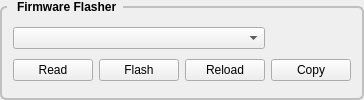
         <widget class="QGroupBox" name="gridGroupBox">
          <property name="styleSheet">
           <string notr="true">QGroupBox {
    font: bold;
    border: 2px solid silver;
    border-radius: 6px;
    margin-top: 6px;
}

QGroupBox::title {
    subcontrol-origin: margin;
    left: 7px;
    padding: 0px 5px 0px 5px;
}</string>
          </property>
          <property name="title">
           <string> Firmware Flasher</string>
          </property>
          <layout class="QGridLayout" name="gridLayout_29">
           <property name="topMargin">
            <number>15</number>
           </property>
           <item row="1" column="2">
            <widget class="QPushButton" name="reloadPB">
             <property name="text">
              <string>Reload</string>
             </property>
            </widget>
           </item>
           <item row="1" column="1">
            <widget class="QPushButton" name="flashPB">
             <property name="text">
              <string>Flash</string>
             </property>
            </widget>
           </item>
           <item row="0" column="0" colspan="3">
            <widget class="QComboBox" name="firmwareCB">
             <property name="sizePolicy">
              <sizepolicy hsizetype="Preferred" vsizetype="Fixed">
               <horstretch>0</horstretch>
               <verstretch>0</verstretch>
              </sizepolicy>
             </property>
            </widget>
           </item>
           <item row="1" column="0">
            <widget class="QPushButton" name="testConnectionPB">
             <property name="text">
              <string>Read</string>
             </property>
            </widget>
           </item>
           <item row="1" column="3">
            <widget class="QPushButton" name="copyPB">
             <property name="toolTip">
              <string>&lt;html&gt;&lt;head/&gt;&lt;body&gt;&lt;p&gt;Copy the Output&lt;br/&gt;to the clipboard&lt;/p&gt;&lt;/body&gt;&lt;/html&gt;</string>
             </property>
             <property name="text">
              <string>Copy</string>
             </property>
            </widget>
           </item>
          </layout>
         </widget>
